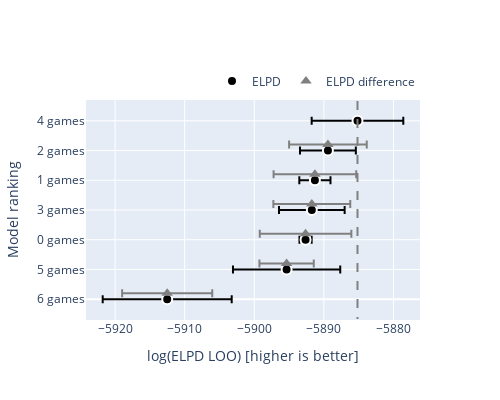

Here is the notebook cell this chart was saved with:
### Code cell
plot_compare_plotly(compare_dataframe);

### Figure 1 — Plotly figure (JSON) as saved in the notebook; plotly's stock layout.template omitted (floating-point values rounded to 4 significant figures)
{"data": [{"error_x": {"array": [6.583, 4.01, 2.24, 4.717, 0.874, 7.706, 9.268], "thickness": 2, "type": "data"}, "marker": {"color": "black", "line": {"color": "white", "width": 2}, "size": 10, "symbol": "circle"}, "mode": "markers+text", "name": "ELPD", "type": "scatter", "x": [-5885.0, -5889.0, -5891.0, -5892.0, -5893.0, -5895.0, -5913.0], "y": [-9, -7.5, -6, -4.5, -3, -1.5, 0]}, {"error_x": {"array": [5.577, 5.937, 5.525, 6.58, 3.904, 6.474], "thickness": 2, "type": "data"}, "marker": {"color": "grey", "size": 10, "symbol": "triangle-up"}, "mode": "markers+text", "name": "ELPD difference", "type": "scatter", "x": [-5889.0, -5891.0, -5892.0, -5893.0, -5895.0, -5913.0], "y": [-7.8, -6.3, -4.8, -3.3, -1.8, -0.3]}], "layout": {"height": 400, "legend": {"orientation": "h", "x": 1, "xanchor": "right", "y": 1.02, "yanchor": "bottom"}, "shapes": [{"line": {"color": "grey", "dash": "dash", "width": 2}, "type": "line", "x0": -5885.0, "x1": -5885.0, "y0": -10, "y1": 1}], "width": 500, "xaxis": {"autorange": true, "range": [-5924.0, -5876.0], "title": {"text": "log(ELPD LOO) [higher is better]"}, "type": "linear"}, "yaxis": {"autorange": true, "range": [1.05, -10.05], "tickmode": "array", "ticktext": ["4 games", "2 games", "1 games", "3 games", "0 games", "5 games", "6 games"], "tickvals": [-9, -7.5, -6, -4.5, -3, -1.5, 0], "title": {"text": "Model ranking"}, "type": "linear"}}}
